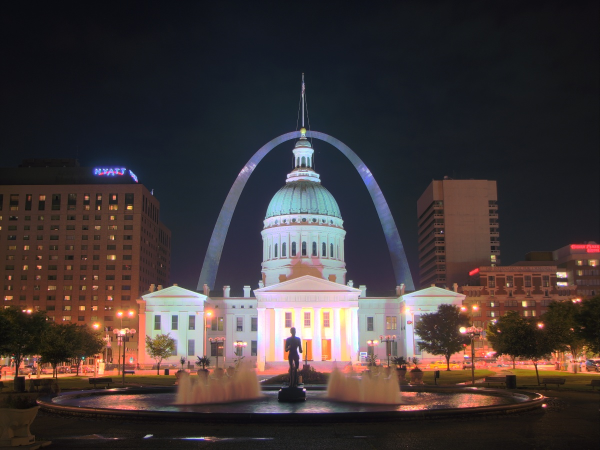
#> input picture Lesson_57/TEST_DRAGO.jpg, 1200 x 900 px (shown at 1/2 size)
$ python Gamma.py TEST_DRAGO.jpg
#> lines starting #> are read from the running program, lines starting #| are printed output that depends on the picture
from __future__ import print_function
import argparse
import numpy as np
import cv2

ap = argparse.ArgumentParser(description='path of the images')
ap.add_argument("image",type=str, help="path to input image")
args = vars(ap.parse_args())
photo = cv2.imread(args["image"])
#> photo is the input picture: shape (900, 1200, 3); mean B, G, R 56.7, 56.5, 66.2
photo = cv2.resize(photo, (700, 900))
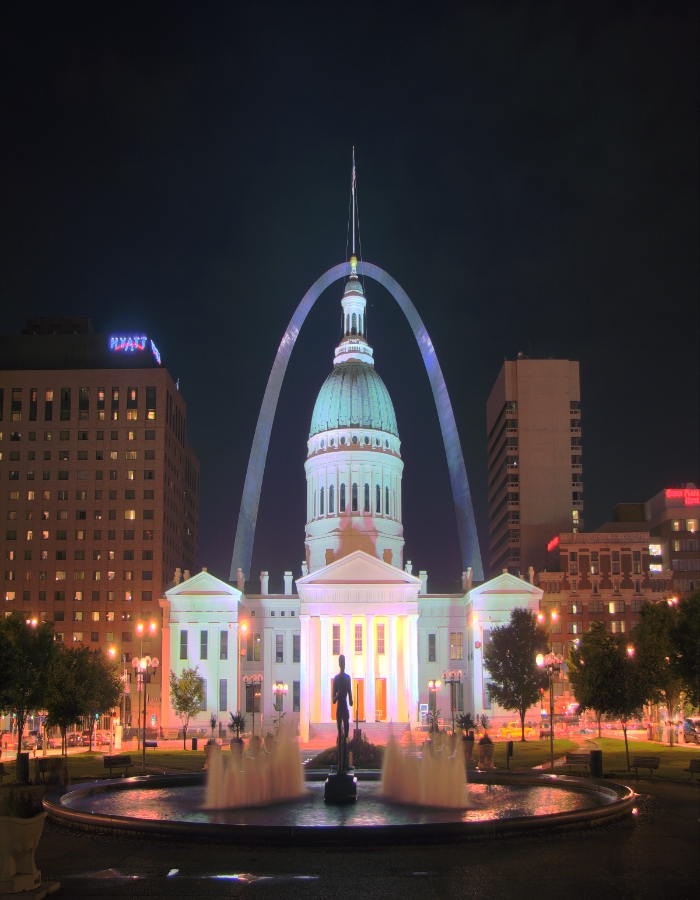
#> photo: shape (900, 700, 3); mean B, G, R 56.7, 56.6, 66.2

def adjust_gamma(image, gamma=1.0):
    inv_gamma = 1.0 / gamma
    table = np.array([(( i / 255) ** inv_gamma) * 255 for i in np.arange(0, 256)]).astype("uint8")
    return cv2.LUT(image, table)

for gamma in np.arange(0.0, 3.5, 0.5):
    if gamma == 1:
        continue

    gamma = gamma if gamma > 0 else 0.1
    adjusted = adjust_gamma(photo, gamma=gamma)
    cv2.putText(adjusted, f"g={gamma}", (10,30), cv2.FONT_HERSHEY_SIMPLEX, 0.8, (0, 0, 255), 3)
    cv2.imshow("image", np.hstack([photo, adjusted]))
    cv2.waitKey(0)
#> this loop made 7 passes
#> pass 1, `adjusted = adjust_gamma(photo, gamma=gamma)`:
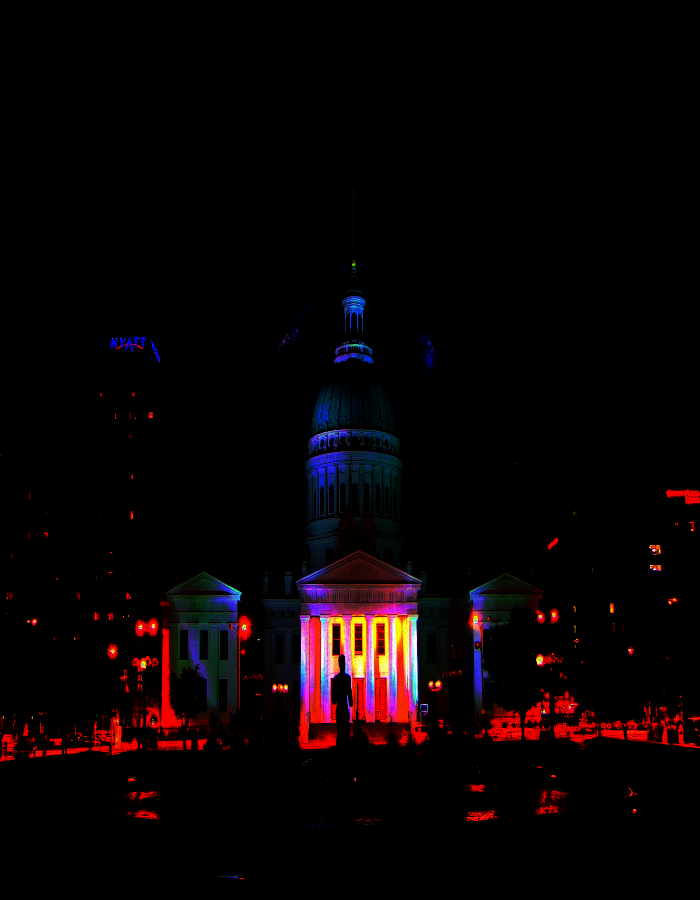
#> adjusted: shape (900, 700, 3); mean B, G, R 4.6, 3.3, 9.5
#> pass 1, `cv2.imshow("image", np.hstack([photo, adjusted]))`:
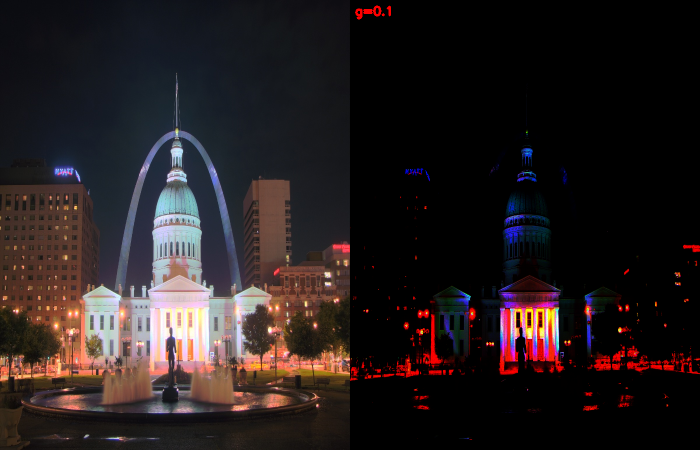
#> window 'image': shape (900, 1400, 3) (shown at 1/2 size); mean B, G, R 30.7, 29.9, 38
#> pass 2, `adjusted = adjust_gamma(photo, gamma=gamma)`:
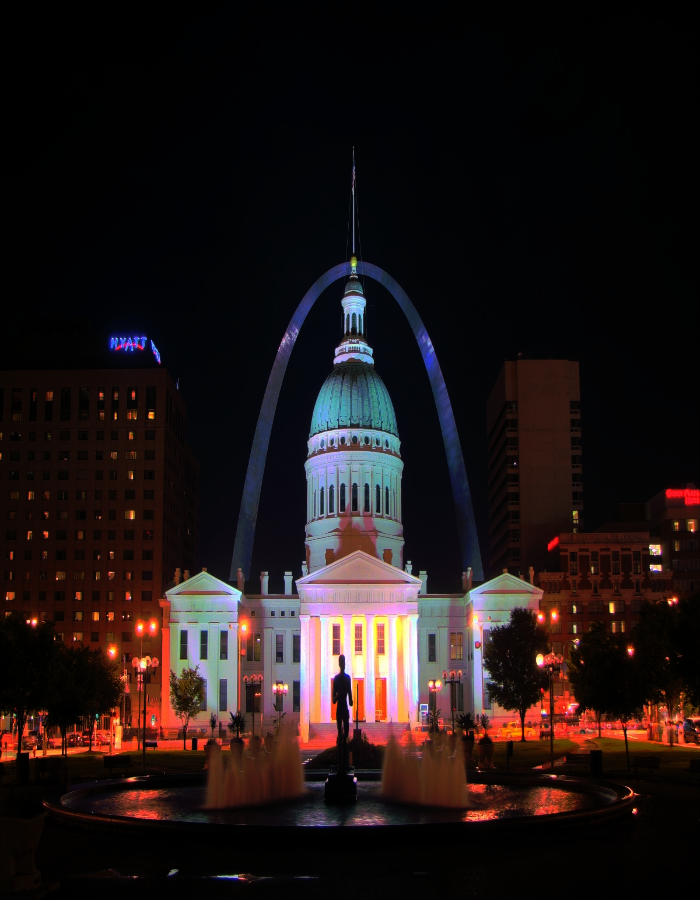
#> adjusted: shape (900, 700, 3); mean B, G, R 22.7, 22.8, 32.8
#> pass 2, `cv2.imshow("image", np.hstack([photo, adjusted]))`:
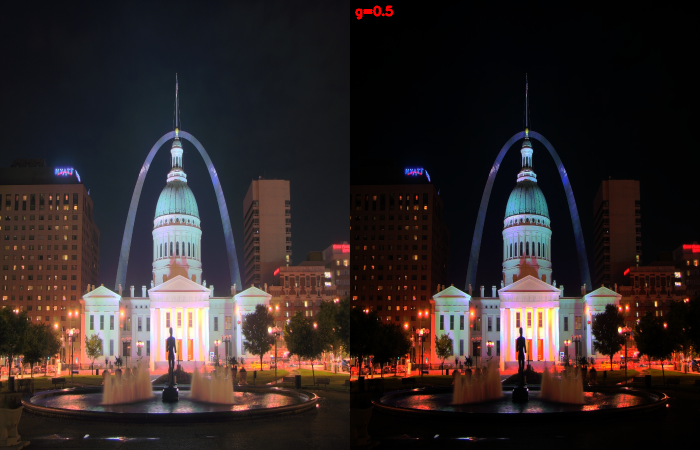
#> window 'image': shape (900, 1400, 3) (shown at 1/2 size); mean B, G, R 39.7, 39.7, 49.7
#> after the loop:
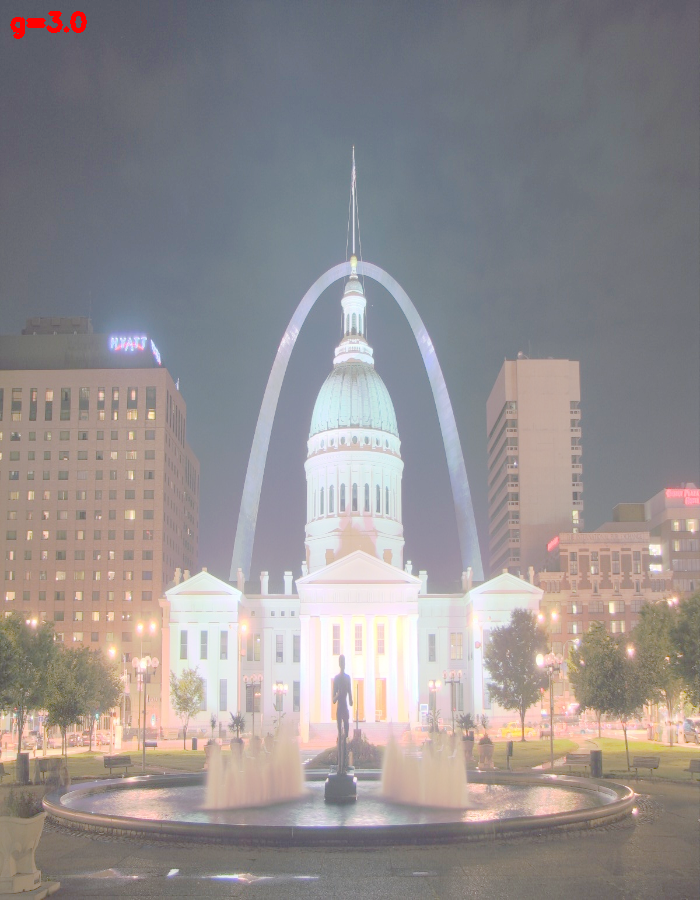
#> adjusted: shape (900, 700, 3); mean B, G, R 144.2, 143.2, 148.5

$ run again, on Lesson_57/wolf_a.png
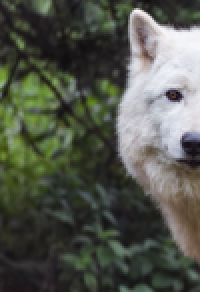
#> input picture Lesson_57/wolf_a.png, 100 x 146 px (shown 2 times larger)
#> photo is the input picture: shape (146, 100, 3); mean B, G, R 76.6, 86.8, 83.3
#> photo: shape (900, 700, 3)
#> the loop `for gamma in np.arange(0.0, 3.5, 0.5):` made 7 passes
#> pass 1, `cv2.imshow("image", np.hstack([photo, adjusted]))`:
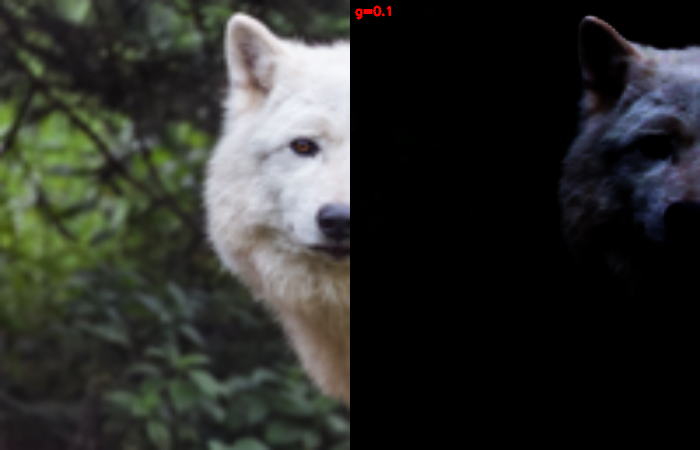
#> window 'image': shape (900, 1400, 3) (shown at 1/2 size); mean B, G, R 42.7, 46.7, 45
#> after the loop `for gamma in np.arange(0.0, 3.5, 0.5):`:
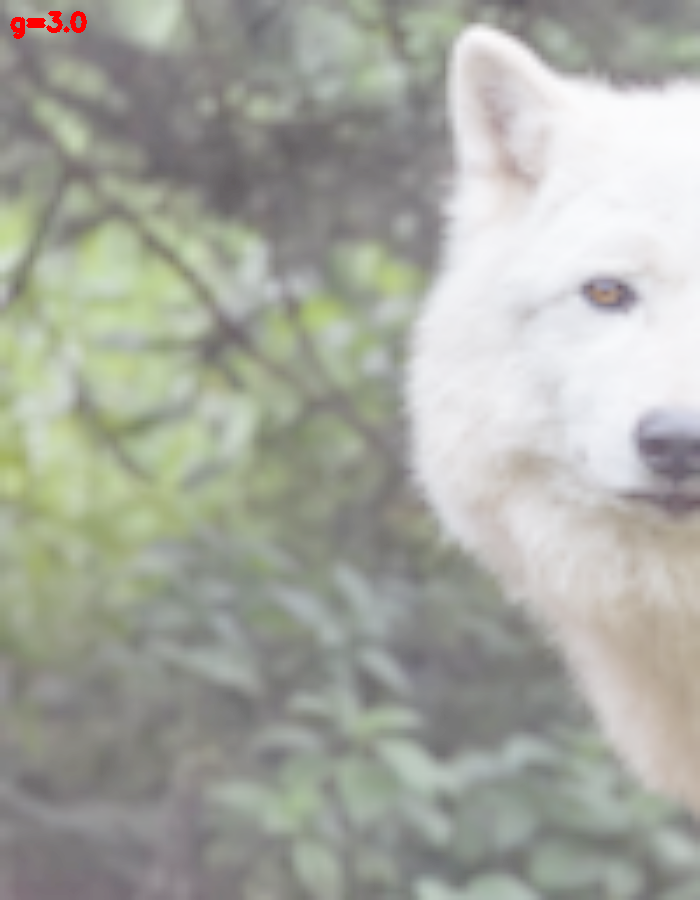
#> adjusted: shape (900, 700, 3); mean B, G, R 160.2, 169, 166.8
